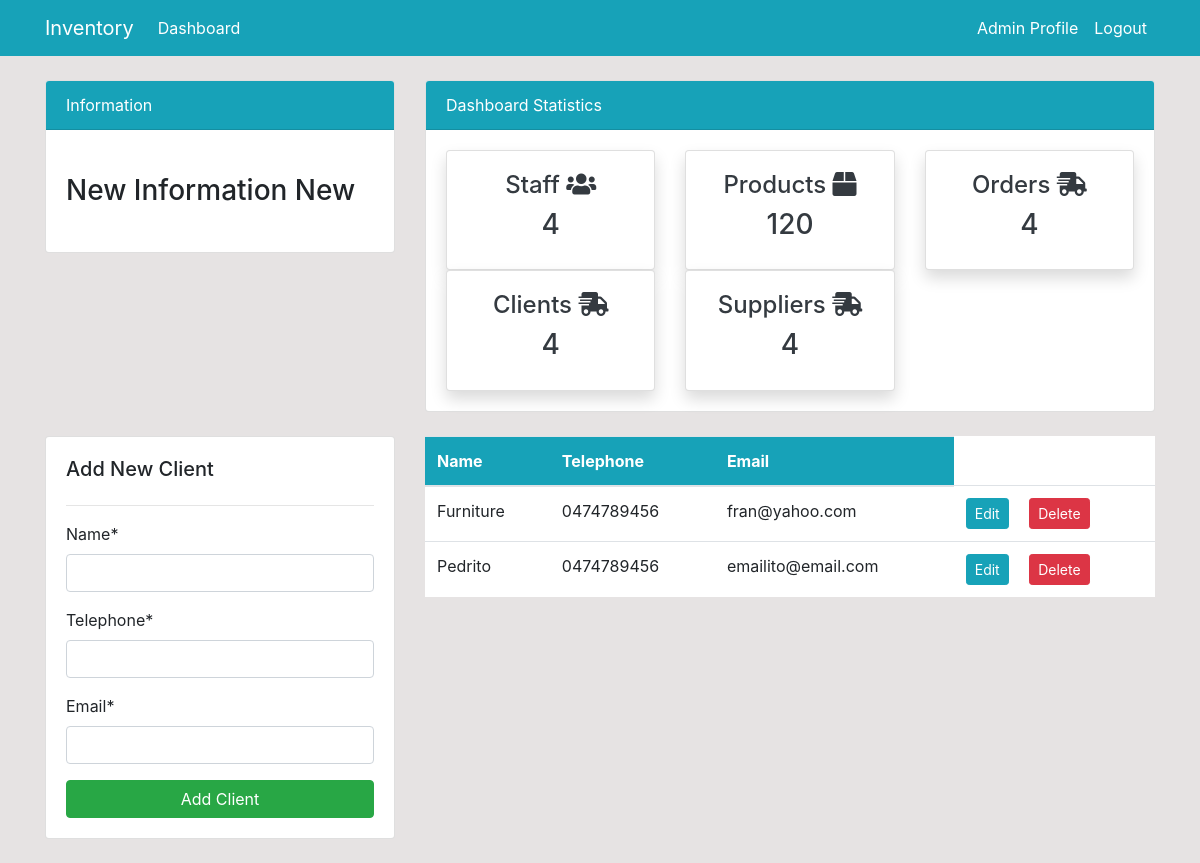
/client/ (signed in), run on the app's committed database.
### dashboard/models.py (models this page shows, shortened)
class Client(models.Model):
    name = models.CharField(max_length=100, null=True)
    telephone = models.CharField(max_length=20)
    email = models.EmailField()

### dashboard/views.py (the view)
# urls.py: path('client/', views.client, name='dashboard-client'),
@login_required(login_url='user-login')
def client(request):
    if request.method == 'POST':
        forms = ClientForm(request.POST)
        if forms.is_valid():
            forms.save()
            return redirect('dashboard-client')
    else:
        forms = ClientForm()
    clients = Client.objects.all()
    context = {
        'clients':clients,
        "forms":forms,
    }
    return render(request, 'dashboard/client.html', context)

### dashboard/forms.py
class ClientForm(forms.ModelForm):
    class Meta:
        model= Client
        fields = [
            'name','telephone','email'
            ]

### templates/dashboard/client.html (shortened to what this page needs)
{% extends 'partials/base.html' %}
{% load crispy_forms_tags %}
{% block content %}
{% include 'partials/topside.html' %}
<div class="row my-4">
    <div class="col-md-4">
        <div class="card card-body">
            <h5>Add New Client</h5>
            <hr>
            <form method="POST">
                {{ forms|crispy }}
                <input class="btn btn-success btn-block" type="submit" value="Add Client">
            </form>
        </div>
    </div>
    <div class="col-md-8">
        <table class="table bg-white">
            <thead class="bg-info text-white">
                <tr>
                    <th scope="col">Name</th>
                    <th scope="col">Telephone</th>
                    <th scope="col">Email</th>
            </thead>
            <tbody>
                {% for client in clients %}
                <tr>
                    <td>{{ client.name }}</td>
                    <td>{{ client.telephone }}</td>
                    <td>{{ client.email }}</td>
                    <td>
                        <a class="btn btn-info btn-sm mr-2"
                            href="#">Edit</a>
                        <a class="btn btn-danger btn-sm ml-2"
                            href="#">Delete</a>
                    </td>
                </tr>
                {% endfor %}
            </tbody>
        </table>
    </div>
</div>
{% endblock %}

### templates/partials/nav.html (shortened to what this page needs)
<nav class="navbar navbar-expand-lg navbar-info bg-info">
    <div class="container">
        {% if user.is_authenticated %}
        <a class="navbar-brand text-white" href="{% url 'dashboard-index' %}">Inventory</a>
        <div class="collapse navbar-collapse" id="navbarSupportedContent">
            <ul class="navbar-nav mr-auto">
                <li class="nav-item active">
                    <a class="nav-link text-white" href="#">Dashboard </a>
                </li>
            </ul>
            <ul class="navbar-nav ml-auto">
                <li class="nav-item active">
                    <a class="nav-link text-white" href="#">{{ user.username }} Profile
                        <span class="sr-only">(current)</span></a>
                </li>
                <li class="nav-item">
                    <a class="nav-link text-white" href="{% url 'user-logout' %}">Logout</a>
                </li>
            </ul>
            {% endif %}
        </div>
    </div>
</nav>

### static/style.css (style rules this page uses)
body { background: rgb(230, 227, 227); }

### data on the page
Client: name "Furniture", telephone "0474789456", email "fran@yahoo.com"
Client: name "Pedrito", telephone "0474789456", email "emailito@email.com"

### other printed values
{{ user.username }} "Admin"
